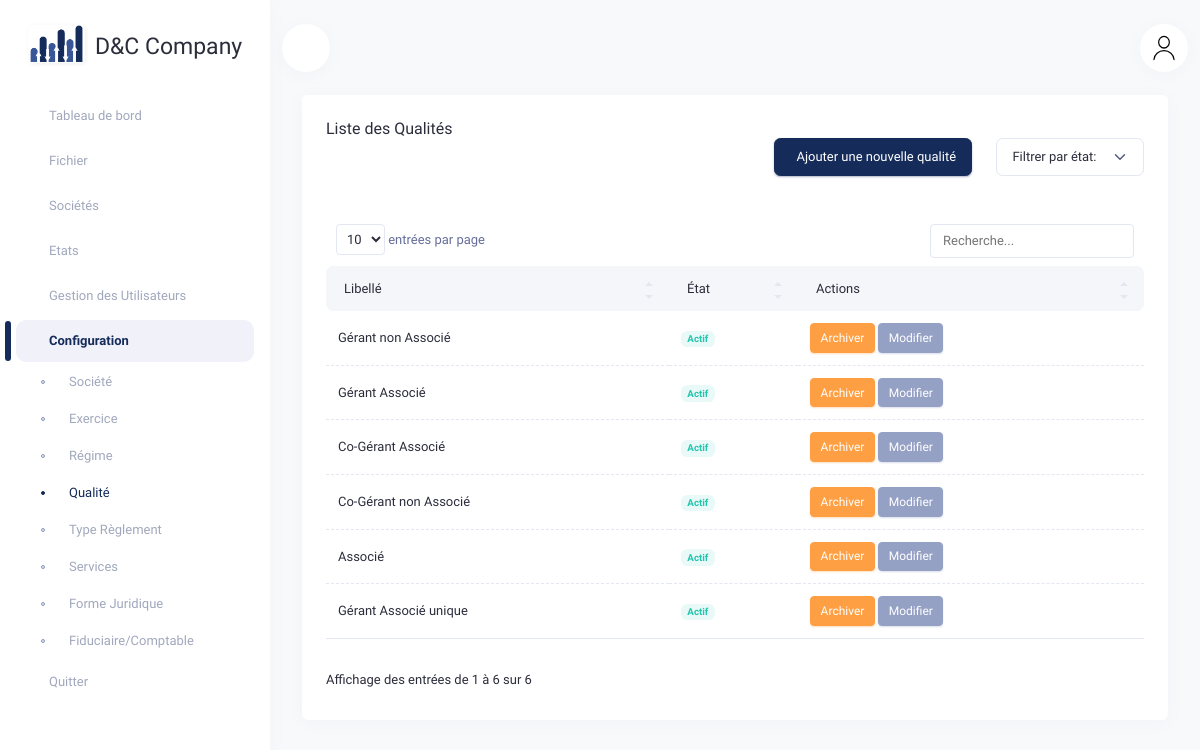
Page /qualites/ (signed in) on the earlier database version.
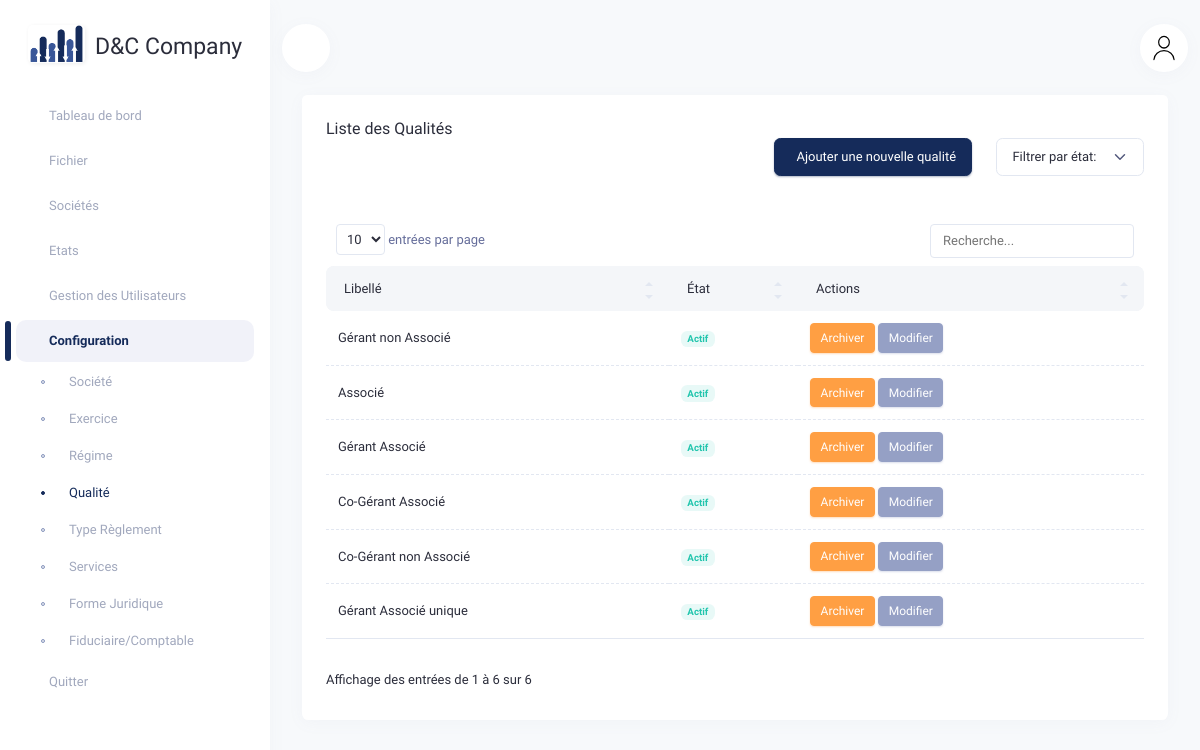
Same page on the later database version.
### agendacomptable/models.py (models this page shows, shortened)
class Qualite(models.Model):
    libelle = models.CharField(max_length=25, null=True, verbose_name="Libellé")
    user_create = models.ForeignKey(User, on_delete=models.SET_NULL, null=True, related_name="qualite_createur", verbose_name="Créé par")
    user_edit = models.ForeignKey(User, on_delete=models.SET_NULL, null=True, related_name="qualite_editeur", verbose_name="Modifié par")
    date_create = models.DateTimeField(auto_now_add=True, verbose_name="Date de création")
    date_edit = models.DateTimeField(auto_now=True, verbose_name="Date de modification")
    is_archived = models.BooleanField(default=False, verbose_name="Archivé")  # Champ pour indiquer si l'enregistrement est archivé
    class Meta:
        verbose_name = "Qualité"
        verbose_name_plural = "Qualités"

### agendacomptable/views.py (the view)
# urls.py: path('qualites/', views.qualite_list, name='qualite_list'),
@login_required
def qualite_list(request):
    filter_status = request.GET.get('filter', 'all')
    search_query = request.GET.get('search', '')
    if filter_status == 'archived':
        qualites = Qualite.objects.filter(is_archived=True)
    elif filter_status == 'active':
        qualites = Qualite.objects.filter(is_archived=False)
    else:
        qualites = Qualite.objects.all()
    if search_query:
        qualites = qualites.filter(Q(libelle__icontains=search_query))
    qualites = qualites.order_by('-date_create')
    return render(request, 'accounting/qualite_list.html', {
        'qualites': qualites,
        'filter_status': filter_status,
        'search_query': search_query,
    })

### agendacomptable/templates/accounting/qualite_list.html (shortened to what this page needs)
{% extends 'accounting/base.html' %}
{% load static %}
{% block content %}
<div class="container-xxl">
    <div class="row">
        <div class="col-12">
            <div class="card">
                <div class="card-header">
                    <div class="row align-items-center">
                        <div class="col">
                            <h4 class="card-title">Liste des Qualités</h4>
                        </div>
                        <div class="d-flex align-items-center justify-content-end mb-3">
                            <button type="button" class="btn btn-primary me-3" data-bs-toggle="modal" data-bs-target="#addModal">
                                 Ajouter une nouvelle qualité
                            </button>
                            <div class="text-end">
                                <select id="filter_status" onchange="if (this.value) location = this.value;" class="form-select" style="width: auto;">
                                    <option value="?filter=all" {% if filter_status == 'all' %}selected{% endif %} disabled>Filtrer par état:</option>
                                </select>
                            </div>
                        </div>
                    </div>
                </div>
                <div class="card-body pt-0">
                    <div class="table-responsive">
                        <table class="table mb-0" id="datatable_1">
                            <thead class="table-light">
                                <tr>
                                    <th>Libellé</th>
                                    <th>État</th>
                                    <th>Actions</th>
                                </tr>
                            </thead>
                            <tbody>
                                {% for qualite in qualites %}
                                    <tr {% if qualite.is_archived %}class="table-secondary"{% endif %}>
                                        <td>{{ qualite.libelle }}</td>
                                        <td>
                                            {% if not qualite.is_archived %}
                                                <span class="badge rounded text-success bg-success-subtle">Actif</span>
                                            {% else %}
                                                <span class="badge rounded text-white bg-warning">Inactif</span>
                                            {% endif %}
                                        </td>
                                        <td>
                                            <button class="btn {% if qualite.is_archived %}btn-success{% else %}btn-warning{% endif %} btn-sm" data-bs-toggle="modal" data-bs-target="#archiveModal{{ qualite.pk }}">
                                                {% if qualite.is_archived %}
                                                    <i class="las la-check"></i> Réactiver
                                                {% else %}
                                                     Archiver
                                                {% endif %}
                                            </button>
                                            <button class="btn btn-secondary btn-sm" data-bs-toggle="modal" data-bs-target="#editModal{{ qualite.pk }}">
                                                 Modifier
                                            </button>
                                        </td>
                                    </tr>
                                {% endfor %}
                            </tbody>
                        </table>
                    </div>
                </div>
            </div>
        </div>
    </div>
</div>
{% endblock content %}

Differences in the rows shown:
changed Qualite "Associé": moves up the list
